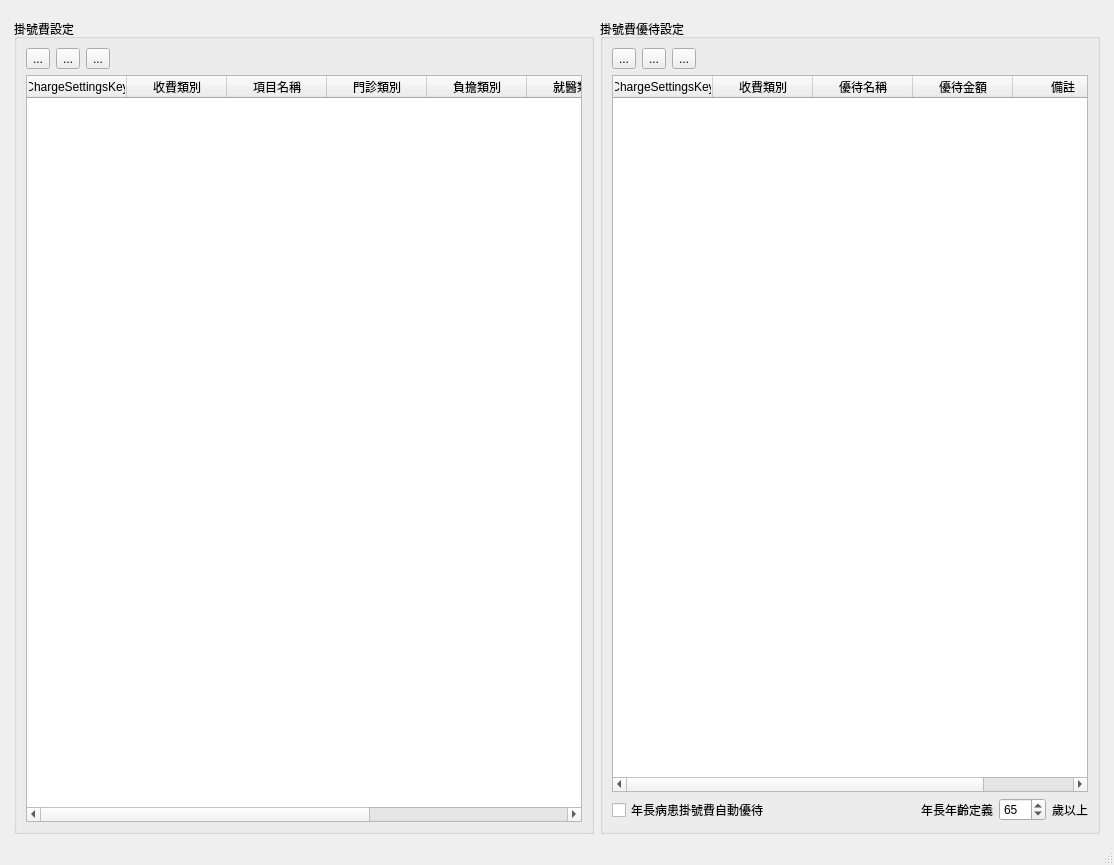
<?xml version="1.0" encoding="UTF-8"?>
<ui version="4.0">
 <class>Charge_settings_regist</class>
 <widget class="QMainWindow" name="Charge_settings_regist">
  <property name="geometry">
   <rect>
    <x>0</x>
    <y>0</y>
    <width>1114</width>
    <height>865</height>
   </rect>
  </property>
  <property name="windowTitle">
   <string>樣板</string>
  </property>
  <widget class="QWidget" name="centralwidget">
   <layout class="QHBoxLayout" name="horizontalLayout">
    <item>
     <layout class="QHBoxLayout" name="horizontalLayout_2">
      <property name="leftMargin">
       <number>5</number>
      </property>
      <property name="topMargin">
       <number>10</number>
      </property>
      <property name="rightMargin">
       <number>5</number>
      </property>
      <item>
       <widget class="QGroupBox" name="groupBox">
        <property name="title">
         <string>掛號費設定</string>
        </property>
        <layout class="QVBoxLayout" name="verticalLayout_4">
         <item>
          <layout class="QVBoxLayout" name="verticalLayout_3">
           <item>
            <layout class="QHBoxLayout" name="horizontalLayout_3">
             <item>
              <widget class="QToolButton" name="toolButton_regist_fee_add">
               <property name="text">
                <string>...</string>
               </property>
               <property name="icon">
                <iconset>
                 <normaloff>../icons/list-add.svg</normaloff>../icons/list-add.svg</iconset>
               </property>
              </widget>
             </item>
             <item>
              <widget class="QToolButton" name="toolButton_regist_fee_delete">
               <property name="text">
                <string>...</string>
               </property>
               <property name="icon">
                <iconset>
                 <normaloff>../icons/list-remove.svg</normaloff>../icons/list-remove.svg</iconset>
               </property>
              </widget>
             </item>
             <item>
              <widget class="QToolButton" name="toolButton_regist_fee_edit">
               <property name="text">
                <string>...</string>
               </property>
               <property name="icon">
                <iconset>
                 <normaloff>../icons/gtk-edit.svg</normaloff>../icons/gtk-edit.svg</iconset>
               </property>
              </widget>
             </item>
             <item>
              <spacer name="horizontalSpacer">
               <property name="orientation">
                <enum>Qt::Horizontal</enum>
               </property>
               <property name="sizeHint" stdset="0">
                <size>
                 <width>40</width>
                 <height>20</height>
                </size>
               </property>
              </spacer>
             </item>
            </layout>
           </item>
           <item>
            <widget class="QTableWidget" name="tableWidget_regist_fee">
             <property name="editTriggers">
              <set>QAbstractItemView::NoEditTriggers</set>
             </property>
             <property name="selectionMode">
              <enum>QAbstractItemView::SingleSelection</enum>
             </property>
             <property name="selectionBehavior">
              <enum>QAbstractItemView::SelectRows</enum>
             </property>
             <column>
              <property name="text">
               <string>ChargeSettingsKey</string>
              </property>
             </column>
             <column>
              <property name="text">
               <string>收費類別</string>
              </property>
             </column>
             <column>
              <property name="text">
               <string>項目名稱</string>
              </property>
             </column>
             <column>
              <property name="text">
               <string>門診類別</string>
              </property>
             </column>
             <column>
              <property name="text">
               <string>負擔類別</string>
              </property>
             </column>
             <column>
              <property name="text">
               <string>就醫類別</string>
              </property>
             </column>
             <column>
              <property name="text">
               <string>收費金額</string>
              </property>
             </column>
             <column>
              <property name="text">
               <string>備註</string>
              </property>
             </column>
            </widget>
           </item>
          </layout>
         </item>
        </layout>
       </widget>
      </item>
      <item>
       <widget class="QGroupBox" name="groupBox_2">
        <property name="maximumSize">
         <size>
          <width>500</width>
          <height>16777215</height>
         </size>
        </property>
        <property name="title">
         <string>掛號費優待設定</string>
        </property>
        <layout class="QVBoxLayout" name="verticalLayout_6">
         <item>
          <layout class="QVBoxLayout" name="verticalLayout_5">
           <item>
            <layout class="QHBoxLayout" name="horizontalLayout_4">
             <item>
              <widget class="QToolButton" name="toolButton_discount_add">
               <property name="text">
                <string>...</string>
               </property>
               <property name="icon">
                <iconset>
                 <normaloff>../icons/add.svg</normaloff>../icons/add.svg</iconset>
               </property>
              </widget>
             </item>
             <item>
              <widget class="QToolButton" name="toolButton_discount_delete">
               <property name="text">
                <string>...</string>
               </property>
               <property name="icon">
                <iconset>
                 <normaloff>../icons/gtk-remove.svg</normaloff>../icons/gtk-remove.svg</iconset>
               </property>
              </widget>
             </item>
             <item>
              <widget class="QToolButton" name="toolButton_discount_edit">
               <property name="text">
                <string>...</string>
               </property>
               <property name="icon">
                <iconset>
                 <normaloff>../icons/gtk-edit.svg</normaloff>../icons/gtk-edit.svg</iconset>
               </property>
              </widget>
             </item>
             <item>
              <spacer name="horizontalSpacer_2">
               <property name="orientation">
                <enum>Qt::Horizontal</enum>
               </property>
               <property name="sizeHint" stdset="0">
                <size>
                 <width>40</width>
                 <height>20</height>
                </size>
               </property>
              </spacer>
             </item>
            </layout>
           </item>
           <item>
            <widget class="QTableWidget" name="tableWidget_discount">
             <property name="editTriggers">
              <set>QAbstractItemView::NoEditTriggers</set>
             </property>
             <property name="selectionMode">
              <enum>QAbstractItemView::SingleSelection</enum>
             </property>
             <property name="selectionBehavior">
              <enum>QAbstractItemView::SelectRows</enum>
             </property>
             <column>
              <property name="text">
               <string>ChargeSettingsKey</string>
              </property>
             </column>
             <column>
              <property name="text">
               <string>收費類別</string>
              </property>
             </column>
             <column>
              <property name="text">
               <string>優待名稱</string>
              </property>
             </column>
             <column>
              <property name="text">
               <string>優待金額</string>
              </property>
             </column>
             <column>
              <property name="text">
               <string>備註</string>
              </property>
             </column>
            </widget>
           </item>
           <item>
            <layout class="QHBoxLayout" name="horizontalLayout_5">
             <item>
              <widget class="QCheckBox" name="checkBox">
               <property name="text">
                <string>年長病患掛號費自動優待</string>
               </property>
              </widget>
             </item>
             <item>
              <spacer name="horizontalSpacer_3">
               <property name="orientation">
                <enum>Qt::Horizontal</enum>
               </property>
               <property name="sizeHint" stdset="0">
                <size>
                 <width>40</width>
                 <height>20</height>
                </size>
               </property>
              </spacer>
             </item>
             <item>
              <widget class="QLabel" name="label">
               <property name="text">
                <string>年長年齡定義</string>
               </property>
              </widget>
             </item>
             <item>
              <widget class="QSpinBox" name="spinBox">
               <property name="minimum">
                <number>60</number>
               </property>
               <property name="maximum">
                <number>120</number>
               </property>
               <property name="value">
                <number>65</number>
               </property>
              </widget>
             </item>
             <item>
              <widget class="QLabel" name="label_2">
               <property name="text">
                <string>歲以上</string>
               </property>
              </widget>
             </item>
            </layout>
           </item>
          </layout>
         </item>
        </layout>
       </widget>
      </item>
     </layout>
    </item>
   </layout>
  </widget>
  <widget class="QStatusBar" name="statusbar"/>
  <widget class="QMenuBar" name="menubar">
   <property name="geometry">
    <rect>
     <x>0</x>
     <y>0</y>
     <width>1114</width>
     <height>24</height>
    </rect>
   </property>
  </widget>
 </widget>
 <resources/>
 <connections/>
</ui>
